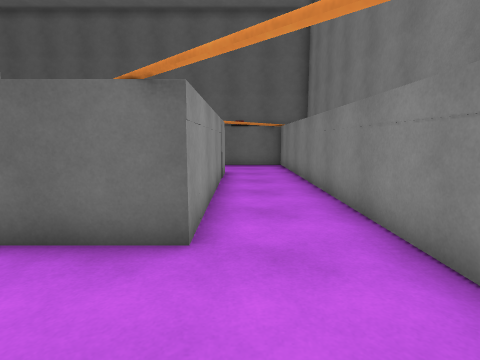
View 1 (above)

15 first-person views from a walk through a Unity game level. The camera is 1.3 m above the floor, tilts 8° down and sees 80° across. The floor is counted in squares, 0.9 m on a side. Each view is taken from the middle of a square. On the plan, view 1 faces up. The plan holds only what a view shows up to about 14 squares ahead; the rest is blank. The place goes on beyond the plan. The player is left out.

View 2
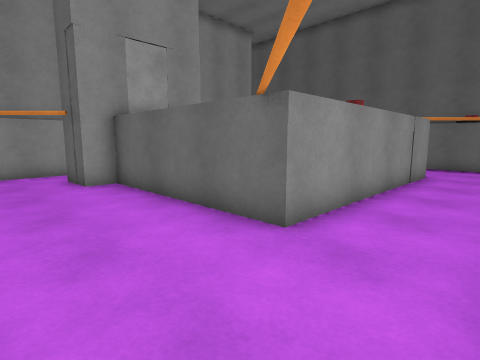

View 3
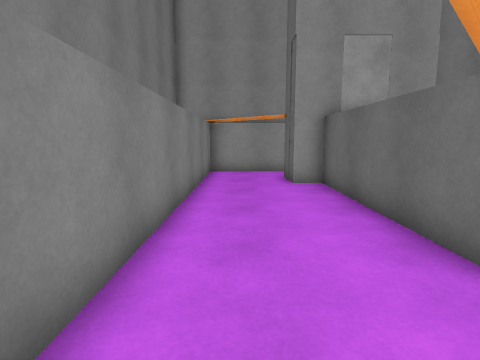

View 4
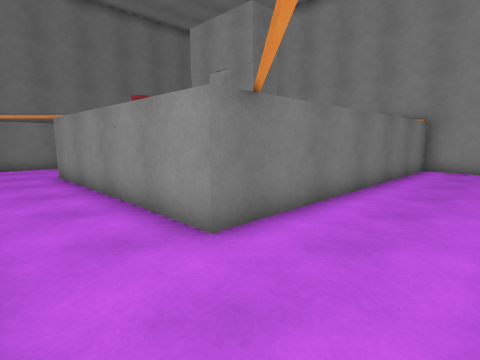

View 5
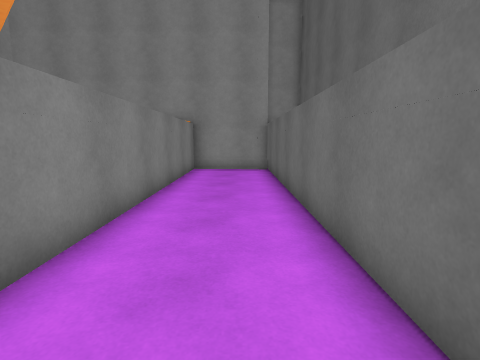

View 6
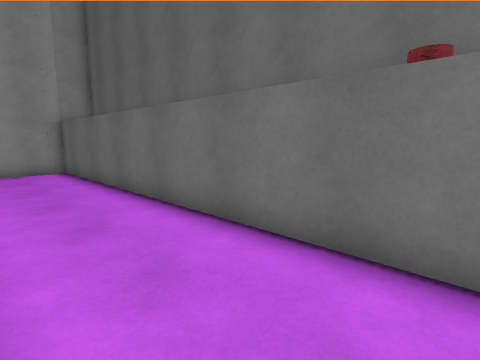

View 7
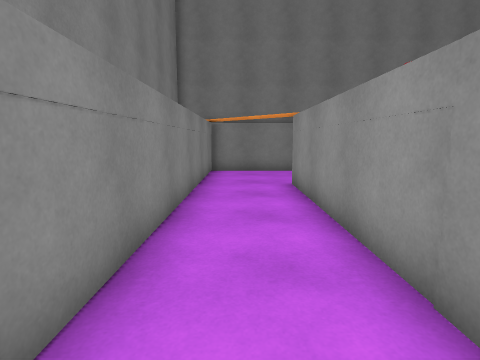

View 8
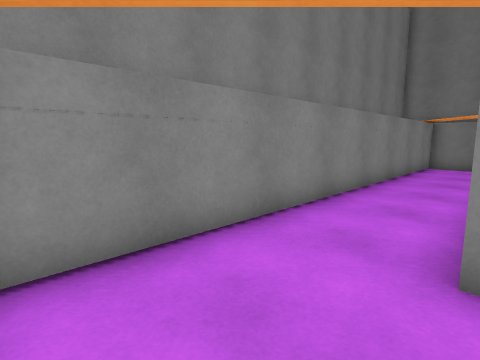

View 9
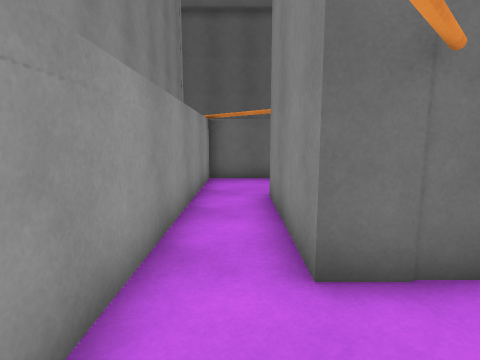

View 10
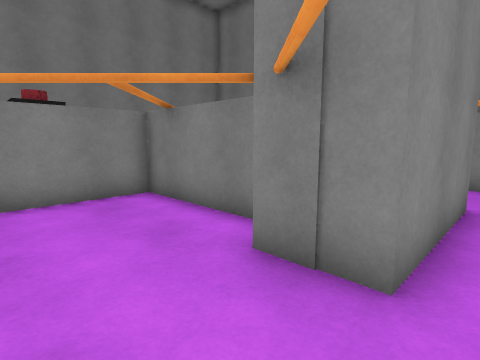

View 11
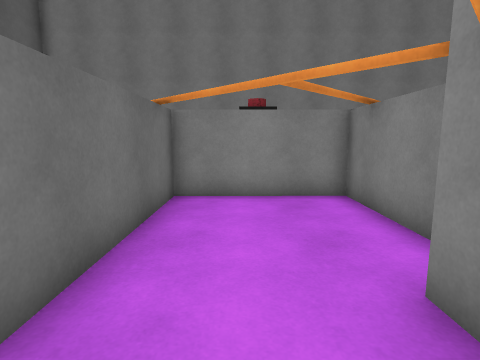

View 12
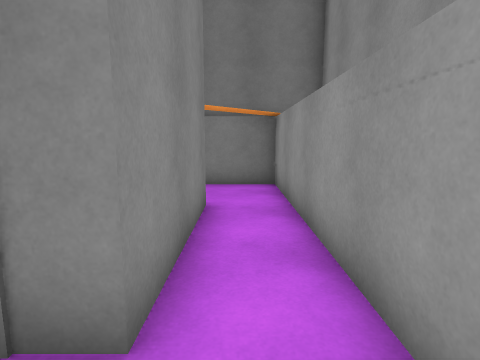

View 13
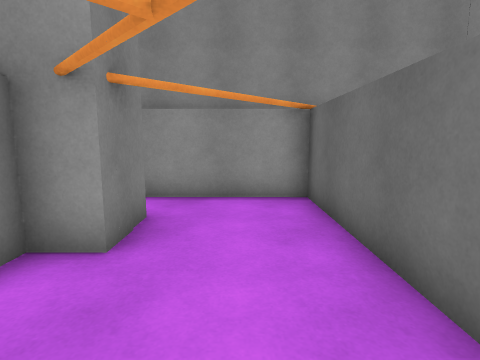

View 14
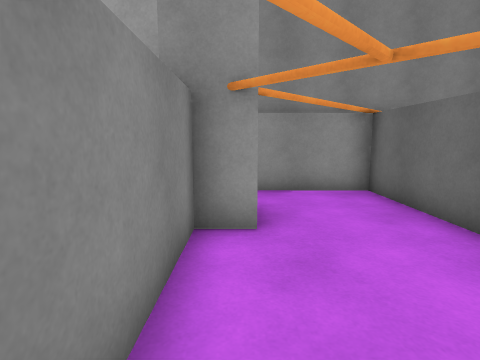

View 15
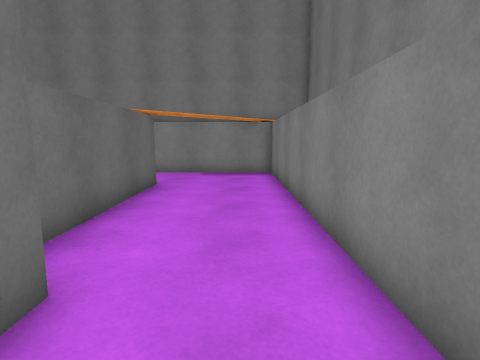

### Floor plan
Points are (right, up) in squares from view 1. A wall is a line through its corners. A room is listed if a view was taken in it or the views show most of it. See-through windows are left out.
Room 1 (views 1, 2, 3, 4, 5, 6, 7, 8, 9, 15)
walls: (0.9, 16.3) (-13.1, 16.3) (-13.1, 12.7) (-0.7, 12.7) (-0.7, 3.8) (-7.5, 3.8) (-7.5, 2.8) (-9.2, 2.8) (-9.2, 7.2); (-11.2, 7.5) (-11.2, -0.4) (2.3, -0.4) (2.3, 15.9)
ways out: opening at (-10, 7) to room 2
Room 2 (views 10, 11, 12, 13, 14)
walls: (-9.2, 7.2) (-7.5, 7.2) (-7.5, 6.3) (-2.7, 6.3) (-2.7, 10.7) (-11.2, 10.7) (-11.2, 7.5)
ways out: opening at (-10, 7) to room 1

Positions as (right, up) in squares from view 1, and headings:
1: (0, 0), facing up
2: (2, 0), facing up-left
3: (2, 1), facing left
4: (2, 16), facing down-left
5: (1, 15), facing left
6: (1, 13), facing up-left
7: (1, 13), facing down
8: (-1, 16), facing down-right
9: (-10, 0), facing up
10: (-10, 10), facing down-right
11: (-10, 9), facing right
12: (-10, 9), facing down
13: (-4, 9), facing left
14: (-3, 7), facing left
15: (-10, 1), facing right
